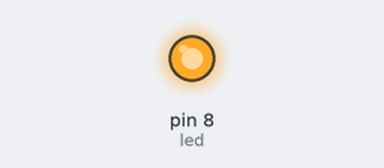
A sketch run on a simulated Arduino Uno, built with avr-gcc and run on an emulated ATmega328P. Shown: output pins drawn as LEDs (lit = HIGH).

Above: at 1.5 s.
At 4.5 s:
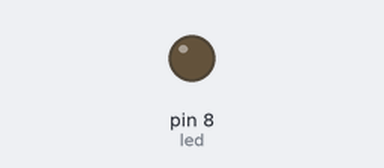
Timing chart, 0 to 7.8 s (numbered marks = the images above):
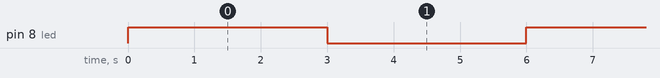

The sketch:

MyFirstBlinkArduino.ino
```cpp
int led = 8; // the pin the LED is connected to
void setup() {
  pinMode(led, OUTPUT); // Declare the LED as an output
}

void loop() {
  digitalWrite(led, HIGH); // Turn the LED on
  delay(3000);
  digitalWrite(led, LOW); // Turn the LED on
  delay(3000);
}
```

Measured:
- by itself, pin 8 (led): alternates HIGH for 3.0 s and LOW for 3.0 s
